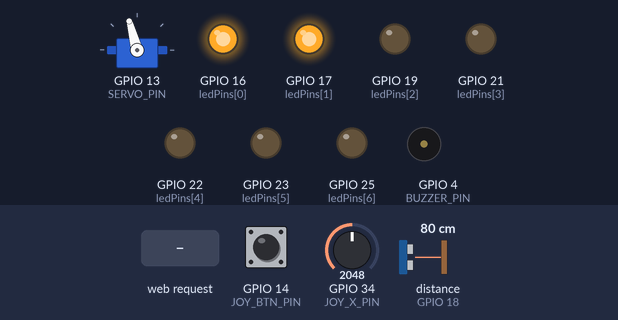
Recording of a sketch running on a simulated ESP32. Parts: servo, output pins drawn as LEDs (lit = HIGH), buzzer (waves = sounding). Wiring (inferred from the names in the program): ultrasonic range finder: trigger GPIO 5; echo GPIO 18. Inputs (shaded band) come from the test bench; at power-on: distance to the obstacle (sensor on GPIO 18) 80 cm, GPIO 14 (JOY_BTN_PIN) HIGH, GPIO 34 (JOY_X_PIN) = 2048. The echo pulse lasts 58.3 µs per cm; pins used as bus, display or sensor lines are not drawn.

Above: at 0.99 s.
1.3 s: distance to the obstacle (sensor on GPIO 18) set to 2 cm
At 2.6 s:
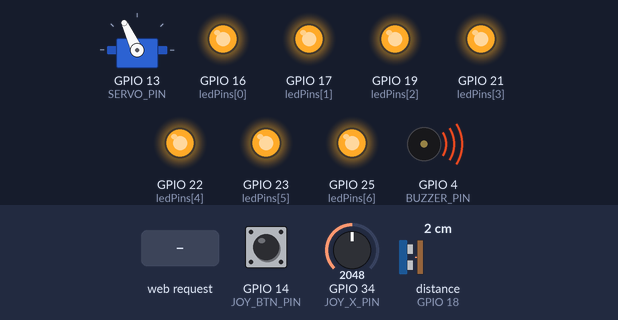
3.0 s: GPIO 14 (JOY_BTN_PIN) pulled LOW for 0.15 s
At 4.9 s:
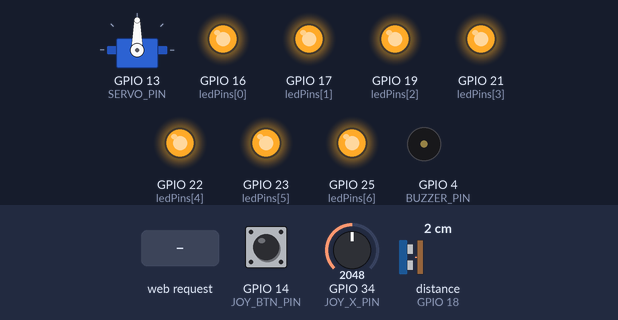
6.0 s: HTTP request GET /control?mode=AUTO received
At 7.1 s:
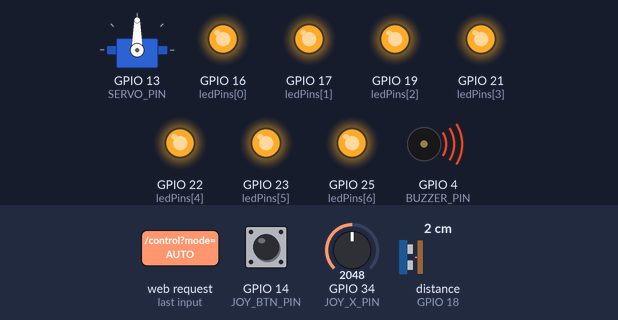
7.5 s: distance to the obstacle (sensor on GPIO 18) set to 15 cm
9.0 s: distance to the obstacle (sensor on GPIO 18) set to 19 cm
At 9.14 s:
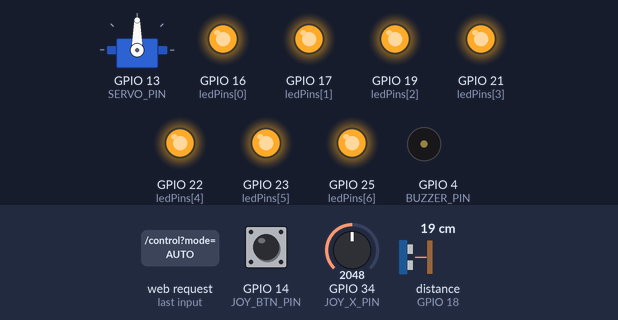
12.0 s: distance to the obstacle (sensor on GPIO 18) set to 60 cm
At 12.63 s:
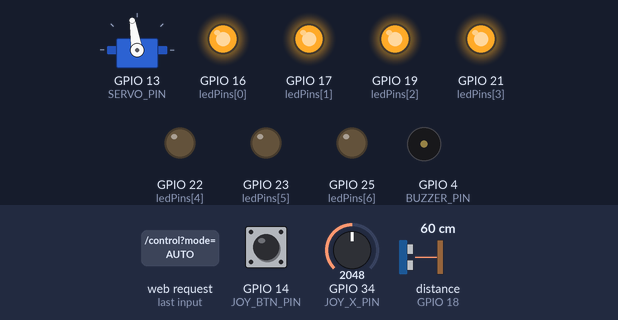
Timing chart, 0 to 23.3 s (numbered marks = the images above; inputs shaded):
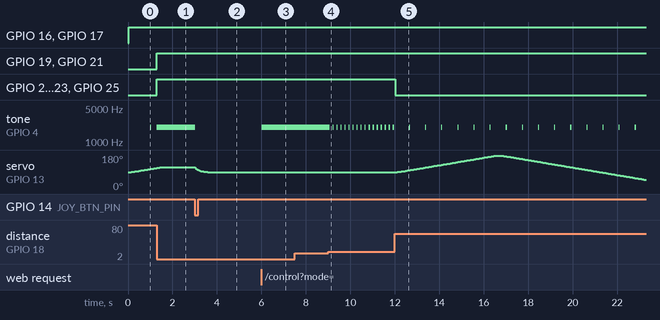

Measured:
- the behaviour switches between 16 and 17 cm on distance to the obstacle (sensor on GPIO 18) (found by bisection; images 3 and 4)
- after the input at 1.3 s, GPIO 19 (ledPins[2]), GPIO 21 (ledPins[3]), GPIO 22 (ledPins[4]), GPIO 23 (ledPins[5]), GPIO 25 (ledPins[6]): LOW → HIGH at once
- after the input at 3.0 s, tone on GPIO 4 (BUZZER_PIN): 2000 Hz → silent at once; servo on GPIO 13 (SERVO_PIN): moves from 115° to 90° over 0.57 s, starting at once
- after the input at 6.0 s, tone on GPIO 4 (BUZZER_PIN): silent → 2000 Hz at once
- after the input at 7.5 s, every drawn part: stays the same
- after the input at 9.0 s, tone on GPIO 4 (BUZZER_PIN): alternates 2000 Hz for 0.05 s and silent for 0.13 s, starting after 0.08 s
- after the input at 12.0 s, GPIO 22 (ledPins[4]), GPIO 23 (ledPins[5]), GPIO 25 (ledPins[6]): HIGH → LOW at once; tone on GPIO 4 (BUZZER_PIN): alternates 2000 Hz for 0.05 s and silent for 0.68 s, starting after 0.65 s; servo on GPIO 13 (SERVO_PIN): rises from 90° to 177° in 4.4 s, then falls to 49° in 6.7 s

The sketch:

robot_radar_firmware.ino
```cpp
#include <ESP32Servo.h>
#include <WiFi.h>
#include <WebServer.h>

/* ===================== WIFI ===================== */
const char* ssid = "ROBOT_RADAR";
const char* password = "12345678";
WebServer server(80);

/* ===================== UI HTML ===================== */
const char index_html[] PROGMEM = R"rawliteral(
<!DOCTYPE html>
<html>
<head>
<meta name="viewport" content="width=device-width, initial-scale=1">
<title>Robot Radar</title>
<style>
body {
  margin: 0;
  background: black;
  color: #00ff66;
  font-family: monospace;
  display: flex;
  height: 100vh;
}
#radarArea {
  flex: 4;
  display: flex;
  justify-content: center;
  align-items: center;
}
#panel {
  flex: 1;
  padding: 20px;
  border-left: 2px solid #00ff66;
}
canvas { background: black; }
.label { margin: 10px 0; font-size: 18px; }
button {
  margin-top: 20px;
  width: 100%;
  padding: 14px;
  background: black;
  color: #00ff66;
  border: 2px solid #00ff66;
  font-size: 18px;
}
button:hover { background: #00ff66; color: black; }
</style>
</head>

<body>
<div id="radarArea">
  <!-- BIGGER CANVAS -->
  <canvas id="radar" width="640" height="640"></canvas>
</div>

<div id="panel">
  <div class="label">MODE: <span id="mode">---</span></div>
  <div class="label">ANGLE: <span id="angle">---</span>°</div>
  <div class="label">DISTANCE: <span id="distance">---</span> cm</div>
  <div class="label">TARGET: <span id="locked">---</span></div>
  <button onclick="toggleMode()">TOGGLE MODE</button>
</div>

<script>
const canvas = document.getElementById("radar");
const ctx = canvas.getContext("2d");

const cx = canvas.width / 2;
const cy = canvas.height / 2;

// BIGGER RADAR
const radius = canvas.width / 2 - 90;

let angle = 0;
let distance = -1;
let mode = "AUTO";
let locked = false;

let pulses = [];
let echoes = [];
let lastPulseTime = 0;

const LED_COUNT = 7;

function fetchData() {
  fetch("/data")
    .then(r => r.json())
    .then(d => {
      angle = d.angle;
      distance = d.distance;
      mode = d.mode;
      locked = d.locked;

      document.getElementById("mode").innerText = mode;
      document.getElementById("angle").innerText = angle;
      document.getElementById("distance").innerText = distance;
      document.getElementById("locked").innerText = locked ? "YES" : "NO";

      if (locked && distance > 0 && distance < 100) {
        echoes.push({ a: angle, d: distance, alpha: 1.0 });
      }
    });
}

function updatePulses() {
  const now = Date.now();
  if (mode === "AUTO" && !locked && now - lastPulseTime > 600) {
    pulses.push({ r: 0, alpha: 0.35 });
    lastPulseTime = now;
  }
  pulses.forEach(p => { p.r += 3; p.alpha -= 0.004; });
  pulses = pulses.filter(p => p.alpha > 0 && p.r < radius);
}

/* -------- BIGGER LED BAR -------- */
function drawLEDBar() {
  const barX = 60;
  const barY = canvas.height - 45;
  const barWidth = canvas.width - 120;
  const barHeight = 20;   // THICKER

  let lit = 0;
  if (distance > 0) {
    lit = Math.round((100 - distance) / (100 / LED_COUNT));
    lit = Math.min(LED_COUNT, Math.max(0, lit));
  }

  for (let i = 0; i < LED_COUNT; i++) {
    let color = "#003300";
    if (i < lit) {
      if (i < LED_COUNT * 0.4) color = "#00ff66";
      else if (i < LED_COUNT * 0.7) color = "#ffaa00";
      else color = "#ff3333";
    }
    ctx.fillStyle = color;
    ctx.fillRect(
      barX + i * (barWidth / LED_COUNT),
      barY,
      barWidth / LED_COUNT - 8,
      barHeight
    );
  }
}

function drawRadar() {
  ctx.clearRect(0,0,canvas.width,canvas.height);
  const flashRed = locked && Math.floor(Date.now()/300)%2===0;

  ctx.strokeStyle = flashRed ? "#ff3333" : "#00ff66";
  ctx.lineWidth = 2;

  ctx.beginPath();
  ctx.arc(cx, cy, radius, 0, Math.PI*2);
  ctx.stroke();

  for(let i=1;i<=4;i++){
    ctx.beginPath();
    ctx.arc(cx, cy, radius*i/4, 0, Math.PI*2);
    ctx.stroke();
  }

  pulses.forEach(p=>{
    ctx.strokeStyle=`rgba(0,255,102,${p.alpha})`;
    ctx.beginPath();
    ctx.arc(cx,cy,p.r,0,Math.PI*2);
    ctx.stroke();
  });

  const rad=(angle-90)*Math.PI/180;
  ctx.strokeStyle="#00ff66";
  ctx.beginPath();
  ctx.moveTo(cx,cy);
  ctx.lineTo(cx+radius*Math.cos(rad),cy+radius*Math.sin(rad));
  ctx.stroke();

  echoes.forEach(e=>{
    const er=(e.d/100)*radius;
    const ea=(e.a-90)*Math.PI/180;
    ctx.fillStyle=`rgba(0,255,102,${e.alpha})`;
    ctx.beginPath();
    ctx.arc(cx+er*Math.cos(ea),cy+er*Math.sin(ea),5,0,Math.PI*2);
    ctx.fill();
    e.alpha-=0.01;
  });
  echoes=echoes.filter(e=>e.alpha>0);

  if(distance>0&&distance<100){
    const r=(distance/100)*radius;
    ctx.fillStyle=flashRed?"#ff3333":"#00ff66";
    ctx.beginPath();
    ctx.arc(cx+r*Math.cos(rad),cy+r*Math.sin(rad),8,0,Math.PI*2);
    ctx.fill();
  }

  drawLEDBar();
}

function toggleMode(){
  fetch("/control?mode="+(mode==="AUTO"?"MANUAL":"AUTO"));
}

setInterval(()=>{
  fetchData();
  updatePulses();
  drawRadar();
},100);
</script>
</body>
</html>
)rawliteral";

/* ===================== HARDWARE CODE (UNCHANGED) ===================== */

#define TRIG_PIN 5
#define ECHO_PIN 18
#define SERVO_PIN 13
int ledPins[]={16,17,19,21,22,23,25};
#define LED_COUNT (sizeof(ledPins)/sizeof(ledPins[0]))
#define JOY_X_PIN 34
#define JOY_BTN_PIN 14
#define BUZZER_PIN 4

#define MAX_DISTANCE 100
#define LOCK_DISTANCE 25
#define LOOP_INTERVAL 30
#define DEBOUNCE_TIME 250

enum Mode{AUTO,MANUAL};
Mode currentMode=AUTO;

bool targetLocked=false;
long lastDistance=-1;

Servo headServo;
float currentAngle=90,targetAngle=90,sweepStep=0.6;

unsigned long lastLoopTime=0,lastBtnTime=0,lastBeepTime=0;

long getDistanceCM(){
  digitalWrite(TRIG_PIN,LOW);delayMicroseconds(2);
  digitalWrite(TRIG_PIN,HIGH);delayMicroseconds(10);
  digitalWrite(TRIG_PIN,LOW);
  long d=pulseIn(ECHO_PIN,HIGH,25000);
  if(d==0)return -1;
  return d*0.034/2;
}

void updateProximityLEDs(long d){
  int n=map(d,MAX_DISTANCE,LOCK_DISTANCE,0,LED_COUNT+1);
  n=constrain(n,0,LED_COUNT);
  for(int i=0;i<LED_COUNT;i++) digitalWrite(ledPins[i],i<n);
}

void updateSound(long d){
  if(currentMode==MANUAL||d<=0||d>80){noTone(BUZZER_PIN);return;}
  if(d<=15){tone(BUZZER_PIN,2000);return;}
  int interval=map(d,80,15,1000,120);
  if(millis()-lastBeepTime>interval){
    tone(BUZZER_PIN,2000,50);
    lastBeepTime=millis();
  }
}

void handleRoot(){ server.send_P(200,"text/html",index_html); }

void handleData(){
  String j="{";
  j+="\"distance\":"; j+=lastDistance; j+=",";
  j+="\"angle\":"; j+=(int)currentAngle; j+=",";
  j+="\"mode\":\""; j+=(currentMode==AUTO?"AUTO":"MANUAL"); j+="\",";
  j+="\"locked\":"; j+=(targetLocked?"true":"false");
  j+="}";
  server.send(200,"application/json",j);
}

void handleControl(){
  if(server.hasArg("mode")){
    if(server.arg("mode")=="AUTO")currentMode=AUTO;
    if(server.arg("mode")=="MANUAL")currentMode=MANUAL;
  }
  server.send(200,"text/plain","OK");
}

void setup(){
  Serial.begin(115200);
  pinMode(TRIG_PIN,OUTPUT); pinMode(ECHO_PIN,INPUT);
  for(int i=0;i<LED_COUNT;i++) pinMode(ledPins[i],OUTPUT);
  pinMode(JOY_BTN_PIN,INPUT_PULLUP); pinMode(BUZZER_PIN,OUTPUT);

  headServo.setPeriodHertz(50);
  headServo.attach(SERVO_PIN,500,2400);

  WiFi.softAP(ssid,password);
  server.on("/",handleRoot);
  server.on("/data",handleData);
  server.on("/control",handleControl);
  server.begin();
}

void loop(){
  server.handleClient();
  if(millis()-lastLoopTime<LOOP_INTERVAL)return;
  lastLoopTime=millis();

  if(digitalRead(JOY_BTN_PIN)==LOW&&millis()-lastBtnTime>DEBOUNCE_TIME){
    currentMode=currentMode==AUTO?MANUAL:AUTO;
    lastBtnTime=millis();
  }

  long d=getDistanceCM();
  lastDistance=d;
  updateProximityLEDs(d<0?MAX_DISTANCE:d);

  if(currentMode==AUTO){
    if(!targetLocked){
      targetAngle+=sweepStep;
      if(targetAngle>=180||targetAngle<=0)sweepStep=-sweepStep;
      if(d>0&&d<=LOCK_DISTANCE)targetLocked=true;
    }else{
      if(d<0||d>LOCK_DISTANCE+10)targetLocked=false;
    }
  }else{
    targetAngle=map(analogRead(JOY_X_PIN),0,4095,0,180);
    targetLocked=false;
  }

  currentAngle+=(targetAngle-currentAngle)*0.15;
  headServo.write(currentAngle);
  updateSound(d);
}
```
